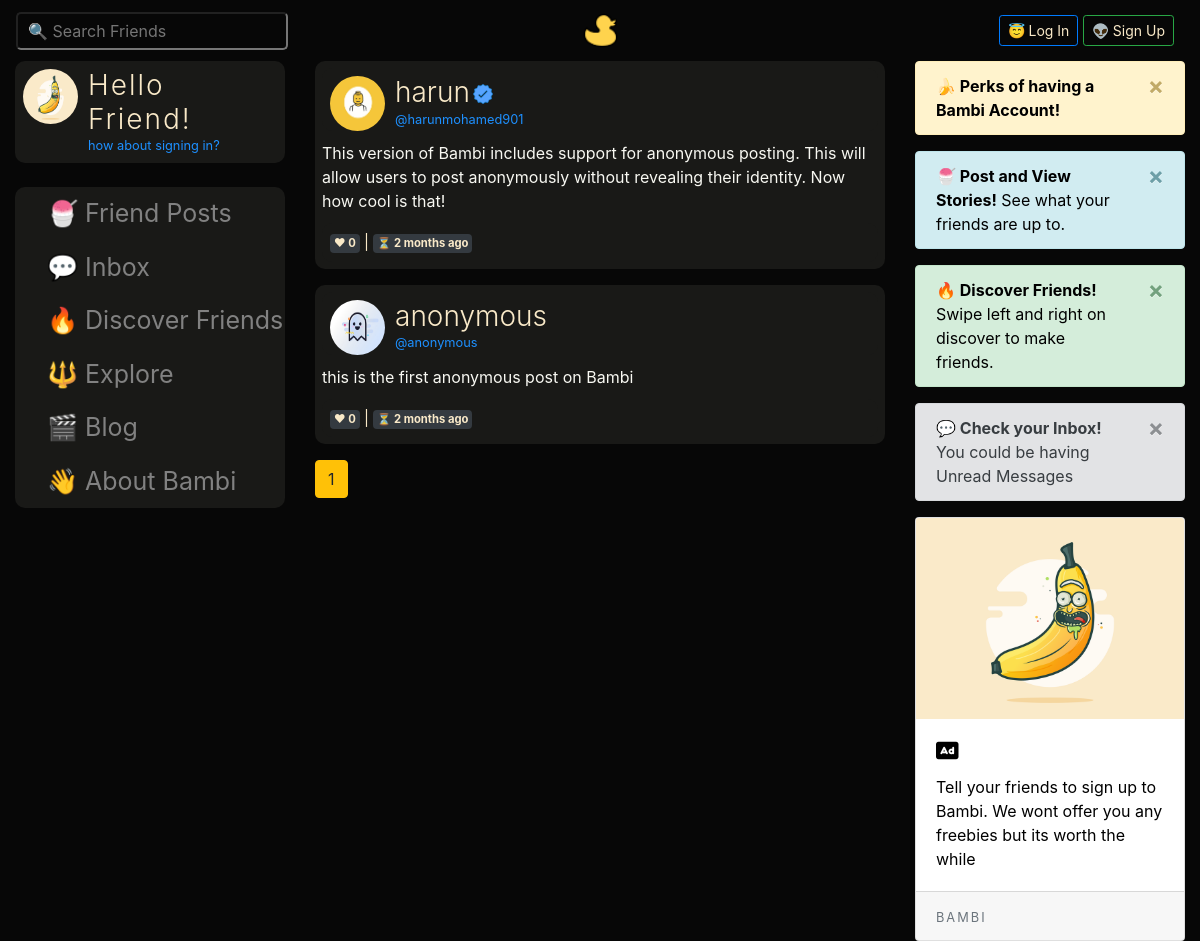
The page /home on the database its author committed.
### bambiv3/models.py (models this page shows, shortened)
class Post(db.Model):
	id = db.Column(db.Integer, primary_key=True)
	title = db.Column(db.String(100)) #nullable=False
	date_posted = db.Column(db.DateTime, nullable=False, default=datetime.utcnow)
	content = db.Column(db.Text, nullable=False)
	image = db.Column(db.String(20))
	anonymous = db.Column(db.Boolean, default=False, nullable=False)
	user_id = db.Column(db.Integer, db.ForeignKey('user.id'), nullable=False)
	likes = db.relationship('PostLike', backref='post', lazy='dynamic')

class User(db.Model, UserMixin):
	id = db.Column(db.Integer, primary_key=True)
	username = db.Column(db.String(20), unique=True, nullable=False)
	email = db.Column(db.String(120), unique=True, nullable=False)
	image_file = db.Column(db.String(20), nullable=False, default='default.jpg')
	password = db.Column(db.String(60), nullable=False)
	last_seen = db.Column(db.DateTime, default=datetime.utcnow)
	department = db.Column(db.String(20), nullable=False)
	student_number = db.Column(db.Integer(), unique=True, nullable=False)
	age = db.Column(db.Integer(), nullable=False)
	country = db.Column(db.String(20), nullable=False)
	hobby = db.Column(db.String(20), nullable=False)
	bio = db.Column(db.String(120), nullable=True)
	private = db.Column(db.Boolean, default=False, nullable=False)
	posts = db.relationship('Post', backref='author', lazy=True)
	products = db.relationship('Product', backref='author', lazy=True)
	followed = db.relationship(
		'User', secondary=followers,
		primaryjoin=(followers.c.follower_id == id),
		secondaryjoin=(followers.c.followed_id == id),
		backref=db.backref('followers', lazy='dynamic'), lazy='dynamic')
	messages_sent = db.relationship('Message',
									foreign_keys='Message.sender_id',
									backref='author', lazy='dynamic')
	messages_received = db.relationship('Message',
										foreign_keys='Message.recipient_id',
										backref='recipient', lazy='dynamic')
	last_message_read_time = db.Column(db.DateTime)

### bambiv3/routes.py (the view, shortened to what this page needs)
@app.route('/')
@app.route('/home', methods=['GET', 'POST'])
def home():
	form = PostForm()
	page = request.args.get('page', 1, type=int)
	posts = Post.query.order_by(Post.date_posted.desc()).paginate(per_page=50, page=page)
	users = User.query.all()
	if current_user.is_authenticated:
		image_file = url_for('static', filename='profile_pics/' + current_user.image_file)
		return render_template('home.html', title="Home", form=form, posts=posts, image_file=image_file, users=users)
	else:
		return render_template('home.html', title="Home", posts=posts)

### bambiv3/templates/home.html (shortened to what this page needs)
{% extends "layout.html" %}
{% block content %}
<div class="container-fluid">
  <div class="row">
    <div class="col-lg-3 d-none d-lg-block">
      {% if current_user.is_authenticated %}
      <header data-toggle="modal" data-target="#profile" title="🍌: Click to Preview Your Profile Info">
        <img src="{{ url_for('static', filename='profile_pics/' + current_user.image_file) }}" alt="default profile" class="profile-thumbnail">
        <div class="profile-name">
          <h3>{{current_user.username}}</h3>
          <small>@{{current_user.email.split("@")[0] | lower}}</small>
        </div>
      </header>
      <br>
      <div class="modal fade" id="profile" tabindex="-1" role="dialog" aria-labelledby="exampleModalCenterTitle" aria-hidden="true">
      <div class="modal-dialog modal-dialog-centered" role="document">
        <div class="modal-content">
            <!--<button type="button" class="close" data-dismiss="modal" aria-label="Close">
              <span aria-hidden="true">&times;</span>
            </button>-->
          <div class="modal-body">
            <div class="card" style="color:#000;text-align:center;">
            <img class="card-img-top" src="{{ image_file }}" alt="Card image cap" style="height:250px;">
            <div class="card-body">
              <h5 class="card-title">{{current_user.username}}</h5>
                My name is {{current_user.username}} and I study {{current_user.department}} at Near East University.
                I am from {{current_user.country}} and I am {{current_user.age}} years old.
            </div>
            <div class="card-footer">
              My hobbies include {{current_user.hobby}}.My Student number is {{current_user.student_number}} and my email is {{current_user.email}}
            <div>
            </div>
          </div>
          </div>
          </div>
          <div class="modal-footer">
            <button type="button" class="btn btn-primary"><a href="{{ url_for('account') }}" style="color:#F9E9C8;">Edit</a></button>
            <button type="button" class="btn btn-dark" data-dismiss="modal">Close</button>
          </div>
        </div>
      </div>
    </div>
    <div class="menu" style="background:#191917;border-radius:10px;">
      <a class="dropdown-item" href="{{ url_for('f_posts') }}"> 🍧 Friend Posts</a>
       <a class="dropdown-item" href="{{ url_for('messages') }}"> 💬 Messages
        {% set new_messages = current_user.new_messages() %}<span id="message_count" class="badge badge-warning"style="visibility: {% if new_messages %}visible{% else %}hidden {% endif %};">{{ new_messages }}</span></a>
      <a class="dropdown-item" href="{{ url_for('discover') }}"> 🔥 Discover Friends</a>
      <a class="dropdown-item" href="{{ url_for('explore') }}"> 🔱 Explore</a>
      <a class="dropdown-item" href="{{ url_for('market') }}"> 👜 Market</a>
      <a class="dropdown-item" href="{{ url_for('new_product') }}"> 🛠 Sell</a>
      <a class="dropdown-item" href="{{ url_for('account') }}"> 🍪 Settings</a>
      <a class="dropdown-item" href="{{ url_for('blog') }}"> 🎬 Blog</a>
      <a class="dropdown-item" href="{{ url_for('about') }}"> 👋 About Bambi</a>
      <a class="dropdown-item" href="{{ url_for('logout') }}"> 🛫 Logout</a>
    </div>
    <!--<div class="card about" style="color:#fff;background:#000;text-align:left;border:1px solid #F9E9C8;">
    <div class="card-body">
      <p> 🎓 Studies at <span>Near East University</span></p>
      <p> 🏅 Majors in <span>{{current_user.department}}</span></p>
      <p> ☂ Student Number: <span>{{current_user.student_number}}</span></p>
      <p> 🙊 Is <span>{{current_user.age}}</span> years old</p>
      <p> 🌍 From <span>{{current_user.country}}</span></p>
      <p> 🚖 Lives in <span>Nicosia, Cyprus</span></p>
      <p> 💎 Interested in <span>{{current_user.hobby}}</span></p>
      <a class="btn btn-sm btn-primary" href="{{ url_for('account') }}">🍁 edit</a>
    </div>
  </div>-->
  <br>
  <header data-toggle="popover" data-content="🍌: Click to know more about Bambi">
    <a href="{{url_for('about')}}" target="_blank" style="color: #F9E9C8;text-decoration: none;">
    <img src="{{ url_for('static', filename='profile_pics/' + 'logod.png') }}" alt="logo" class="profile-thumbnail">
    <div class="profile-name">
      <h3 class="logo">BAMBI</h3>
      <small id="year"></small>
    </a>
    </div>
  </header>
  {% else %}
  <header>
    <img src="{{ url_for('static', filename='profile_pics/' + 'logod.png') }}" alt="logo" class="profile-thumbnail">
    <div class="profile-name">
      <h3 class="logo">Hello Friend!</h3>
      <small>how about signing in?</small>
    </div>
  </header>
  <br>
     <div class="menu" style="background:#191917;border-radius:10px">
      <a class="dropdown-item" href="{{ url_for('f_posts') }}"> 🍧 Friend Posts</a>
       <a class="dropdown-item" href="{{ url_for('inbox') }}"> 💬 Inbox</a>
      <a class="dropdown-item" href="{{ url_for('discover') }}"> 🔥 Discover Friends</a>
      <a class="dropdown-item" href="{{ url_for('explore') }}"> 🔱 Explore</a>
      <a class="dropdown-item" href="{{ url_for('blog') }}"> 🎬 Blog</a>
      <a class="dropdown-item" href="{{ url_for('about') }}"> 👋 About Bambi</a>
    </div>
  {% endif %}
</div>
    <div class="col-lg-6">
   {% for post in posts.items %}
    {% if not post.author.private or current_user == post.author or current_user.is_authenticated %}
    <div class="post mb-3">
      <header class="pb-0">
        {% if not post.anonymous %}
          <img src="{{ url_for('static', filename='profile_pics/' + post.author.image_file) }}" alt="profile pic" class="profile-thumbnail" data-toggle="popover" data-content="😎 : I am {{post.author.age}} from {{post.author.country}} and I study {{post.author.department}}. I am Interested in {{post.author.hobby}}">
        {% else %}
          <img src="{{ url_for('static', filename='profile_pics/' + 'ghost.jpg') }}" alt="profile pic" class="profile-thumbnail">
        {% endif %}
          <div class="profile-name">
            {% if not post.anonymous %}
            <h3 data-toggle="popover"><a href="{{url_for('user_posts', username=post.author.username)}}" style="color:#F9E9C8;">  {{post.author.username}}
             {% if post.author.username in ["harun" , "bambi"] %}<img src="{{ url_for('static', filename='profile_pics/' + 'correct.png') }}" style="width:20px;height:20px;margin-left: -5px;">{% endif %}
           </a></h3>
           <small>@{{post.author.email.split("@")[0] | lower}}</small>
           {% else %}
           <h3 data-toggle="popover">anonymous</h3>
           <small>@anonymous</small>
           {% endif %}
          </div>
        </header>
        <div id="inner">
          <p>
            {{post.content| truncate(420) | safe | urlize(40, target='_blank')}}
            {% set words = post.content.split() %}
          </p>
        </div>
        <footer>
          <div class="stats">
            <div class="Retweets">
              {% set words = post.content.split() %}
               <a class="badge badge-dark p-1">❤ {{ post.likes.count() }}</a> | <a class="badge badge-dark p-1">⏳ {{ moment(post.date_posted).fromNow() }}</a>
            </div>
          </div>
        </footer>
    </div>
    {% endif %}
  {% endfor %}
    {% for page_num in posts.iter_pages(left_edge=1, right_edge=1, left_current=1, right_current=2) %}
      {% if page_num %}
        {% if posts.page == page_num %}
          <a href="{{ url_for('home', page=page_num) }}" class="btn btn-warning mb-4">{{page_num}}</a>
        {% else %}
          <a href="{{ url_for('home', page=page_num) }}" class="btn btn-outline-warning mb-4">{{page_num}}</a>
        {% endif %}
      {% else %}
        ...
      {% endif %}
    {% endfor %}
</div>
    <div class="col-lg-3 d-none d-lg-block">
      {% if current_user.is_authenticated %}
      {% with messages = get_flashed_messages(with_categories=true) %}
        {% if messages %}
            {% for category , message in messages %}
              <div class="alert alert-{{ category }} alert-dismissible fade show" role="alert">
                {{message}}
              <button type="button" class="close" data-dismiss="alert" aria-label="Close">
                  <span aria-hidden="true">&times;</span>
              </button>
              </div>
            {% endfor %}
        {% endif %}
      {% endwith %}
      <div class="alert alert-warning alert-dismissible fade show" role="alert">
        <a href="{{ url_for('f_posts') }}"  style="color:#000;text-decoration: none">
      <strong>🍧 Post Something!</strong> Tell your friends what you're up to.</a>
        <button type="button" class="close" data-dismiss="alert" aria-label="Close">
          <span aria-hidden="true">&times;</span>
        </button>
      </div>
      <div class="alert alert-success alert-dismissible fade show" role="alert">
        <a href="{{ url_for('discover') }}"  style="color:#000;text-decoration: none">
      <strong>🔥 Discover Friends!</strong> Swipe left and right on discover to make friends.</a>
        <button type="button" class="close" data-dismiss="alert" aria-label="Close">
          <span aria-hidden="true">&times;</span>
        </button>
      </div>
      <div class="alert alert-dark alert-dismissible fade show" role="alert">
      <strong>💬 Check your Inbox! </strong>You have Unread Messages
        <button type="button" class="close" data-dismiss="alert" aria-label="Close">
          <span aria-hidden="true">&times;</span>
        </button>
      </div>
      <div style="color:#F9E9C8;background:#191917;padding:7px;cursor:pointer;border-radius:5px;overflow:auto;height:318px;">
        <h5 style="padding-left: 3px;">Friends - <small><a href="{{url_for('discover')}}" target="_blank">view all</a></small></h5>
        {% for user in users if user != current_user %}
        <header>
        <img src="{{ url_for('static', filename='profile_pics/' + user.image_file) }}" alt="default profile" class="profile-thumbnail">
        <div class="profile-name">
          <h3>{{user.username}}</h3>
          {% if user.country == current_user.country %}
          <small>From {{user.country}}</small>
          {% endif %}
          {% if user.department == current_user.department %}
          <small>Studies {{user.department}}</small>
          {% endif %}
        </div>
        <div class="follow-btn">
            <button style="height:40px;background:none;color:#F9E9C8;"><a href="{{url_for('user_posts', username=user.username)}}"target="_blank">❤</a></button>
          </div>
      </header>
      {% endfor %}
      </div>
      <br>
      <div class="card" style="color:#000;">
      <img class="card-img-top" src="{{ url_for('static', filename='profile_pics/' + 'logod.png') }}" alt="logo">
      <div class="card-body">
        <h5 class="card-title"><i class="fas fa-ad"></i></h5>
        <p class="card-text">Tell your friends to sign up to Bambi. We wont offer you any freebies but its worth the while</p>
      </div>
      <div class="card-footer">
        <small class="text-muted logo">BAMBI</small>
      </div>
    </div>
    <div id="new_post">
      <button class="post_btn"><a href="{{ url_for('f_posts') }}" style="color:#F9E9C8;"><i class="fas fa-feather-alt" style="font-size:30px;"></i></a></button>
    </div>
    {% else %}
    <div class="alert alert-warning alert-dismissible fade show" role="alert">
        <a href="{{ url_for('f_posts') }}"  style="color:#000;text-decoration: none">
      <strong>🍌 Perks of having a Bambi Account!</strong></a>
        <button type="button" class="close" data-dismiss="alert" aria-label="Close">
          <span aria-hidden="true">&times;</span>
        </button>
      </div>
    <div class="alert alert-info alert-dismissible fade show" role="alert">
        <a href="{{ url_for('f_posts') }}"  style="color:#000;text-decoration: none">
      <strong>🍧 Post and View Stories!</strong> See what your friends are up to.</a>
        <button type="button" class="close" data-dismiss="alert" aria-label="Close">
          <span aria-hidden="true">&times;</span>
        </button>
      </div>
      <div class="alert alert-success alert-dismissible fade show" role="alert">
        <a href="{{ url_for('discover') }}"  style="color:#000;text-decoration: none">
      <strong>🔥 Discover Friends!</strong> Swipe left and right on discover to make friends.</a>
        <button type="button" class="close" data-dismiss="alert" aria-label="Close">
          <span aria-hidden="true">&times;</span>
        </button>
      </div>
      <div class="alert alert-secondary alert-dismissible fade show" role="alert">
      <strong>💬 Check your Inbox! </strong>You could be having Unread Messages
        <button type="button" class="close" data-dismiss="alert" aria-label="Close">
          <span aria-hidden="true">&times;</span>
        </button>
      </div>
    <div class="card" style="color:#000;">
      <img class="card-img-top" src="{{ url_for('static', filename='profile_pics/' + 'logod.png') }}" alt="logo">
      <div class="card-body">
        <h5 class="card-title"><i class="fas fa-ad"></i></h5>
        <p class="card-text">Tell your friends to sign up to Bambi. We wont offer you any freebies but its worth the while</p>
      </div>
      <div class="card-footer">
        <small class="text-muted logo">BAMBI</small>
      </div>
    </div>
    {% endif %}
</div>
{% endblock content %}

### rows shown on the page
Post: image_file (placeholder picture), author.username "harun", anonymous False (drawn), author.email "harunmohamed901", content "This version of Bambi includes support for anonymous posting. This will allow users to post anonymously without revealing their identity. Now how cool is that!", likes.count "0", date_posted "2 months ago"
Post: anonymous True (drawn), content "this is the first anonymous post on Bambi", likes.count "0", date_posted "2 months ago"

### other values the page prints
{{ page_num }} "1"
